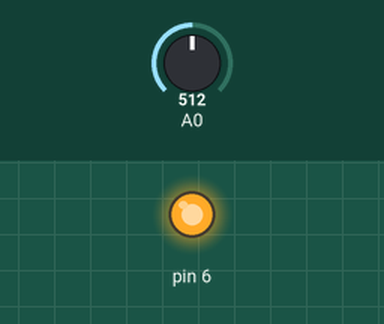
Recording of a sketch running on a simulated Arduino Uno, built with avr-gcc and run on an emulated ATmega328P. On the bench: output pins drawn as LEDs (lit = HIGH). Inputs (shaded band) come from the test bench; at power-on: A0 = 512.

Above: at 1.2 s.
1.3 s: A0 set to 126
2.8 s: A0 set to 108
At 4.0 s:
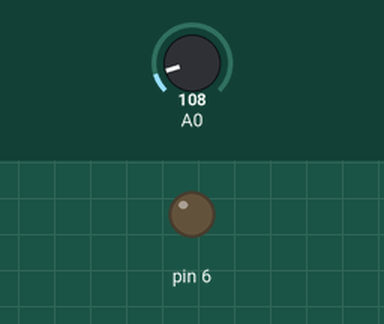
4.3 s: A0 set to 122
At 5.2 s:
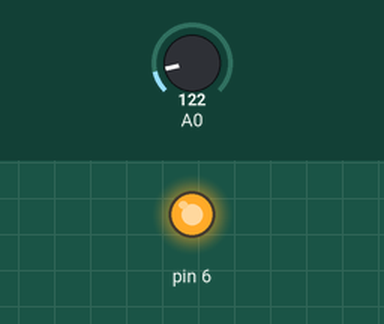
5.8 s: A0 set to 0
At 6.3 s:
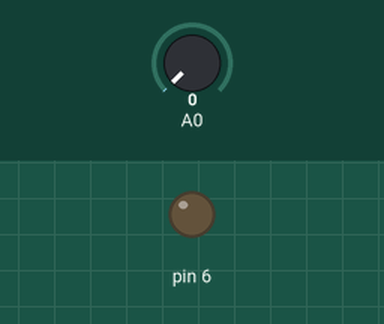
Timing chart, 0 to 8.3 s (numbered marks = the images above; inputs shaded):
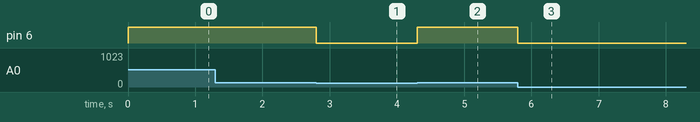

Measured:
- the behaviour switches between 121 and 120 on A0 (found by bisection; images 0 and 1)
- after the input at 1.3 s, every drawn part: stays the same
- after the input at 2.8 s, pin 6: HIGH → LOW at once
- after the input at 4.3 s, pin 6: LOW → HIGH at once
- after the input at 5.8 s, pin 6: HIGH → LOW at once

The sketch:

Dimmer_Arduino.ino
```cpp
int ir;
void setup()
{
Serial.begin(9600);
pinMode(6,OUTPUT);
pinMode(A0,INPUT);
}
void loop()
{
ir = analogRead(A0);
  if(ir>120) {
digitalWrite(6,HIGH);
  }
  else {
digitalWrite(6,LOW);
  }
}
```
